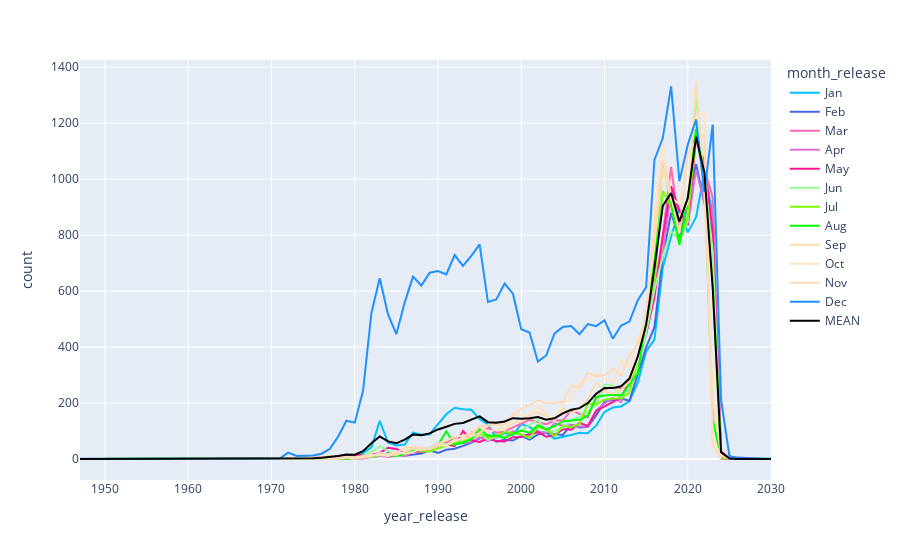

Notebook source saved alongside this figure:
### Code cell
releases_fig(dataframe)

### Figure 1 — Plotly figure (JSON) as saved in the notebook; plotly's stock layout.template omitted (floating-point values rounded to 4 significant figures)
{"data": [{"hovertemplate": "month_release=Jan<br>year_release=%{x}<br>count=%{y}<extra></extra>", "legendgroup": "Jan", "line": {"color": "deepskyblue", "dash": "solid"}, "marker": {"symbol": "circle"}, "mode": "lines", "name": "Jan", "orientation": "v", "showlegend": true, "type": "scatter", "x": [1959, 1974, 1975, 1976, 1977, 1978, 1979, 1980, 1981, 1982, 1983, 1984, 1985, 1986, 1987, 1988, 1989, 1990, 1991, 1992, 1993, 1994, 1995, 1996, 1997, 1998, 1999, 2000, 2001, 2002, 2003, 2004, 2005, 2006, 2007, 2008, 2009, 2010, 2011, 2012, 2013, 2014, 2015, 2016, 2017, 2018, 2019, 2020, 2021, 2022, 2023, 2024, 2025, 2030], "xaxis": "x", "y": [1, 1, 1, 2, 3, 10, 11, 9, 21, 42, 136, 59, 48, 52, 94, 87, 88, 125, 160, 183, 178, 176, 143, 123, 76, 93, 85, 125, 114, 98, 94, 73, 79, 86, 94, 92, 119, 168, 184, 188, 207, 273, 385, 427, 683, 794, 893, 810, 864, 1024, 876, 8, 2, 1], "yaxis": "y"}, {"hovertemplate": "month_release=Feb<br>year_release=%{x}<br>count=%{y}<extra></extra>", "legendgroup": "Feb", "line": {"color": "royalblue", "dash": "solid"}, "marker": {"symbol": "circle"}, "mode": "lines", "name": "Feb", "orientation": "v", "showlegend": true, "type": "scatter", "x": [1973, 1974, 1975, 1976, 1977, 1978, 1979, 1980, 1981, 1982, 1983, 1984, 1985, 1986, 1987, 1988, 1989, 1990, 1991, 1992, 1993, 1994, 1995, 1996, 1997, 1998, 1999, 2000, 2001, 2002, 2003, 2004, 2005, 2006, 2007, 2008, 2009, 2010, 2011, 2012, 2013, 2014, 2015, 2016, 2017, 2018, 2019, 2020, 2021, 2022, 2023, 2024, 2029], "xaxis": "x", "y": [3, 3, 1, 3, 2, 8, 3, 8, 6, 7, 11, 21, 14, 12, 15, 20, 31, 22, 33, 37, 47, 58, 74, 85, 62, 69, 66, 83, 69, 88, 95, 89, 86, 123, 113, 115, 156, 205, 212, 216, 208, 301, 399, 471, 721, 880, 786, 910, 1054, 917, 804, 8, 1], "yaxis": "y"}, {"hovertemplate": "month_release=Mar<br>year_release=%{x}<br>count=%{y}<extra></extra>", "legendgroup": "Mar", "line": {"color": "hotpink", "dash": "solid"}, "marker": {"symbol": "circle"}, "mode": "lines", "name": "Mar", "orientation": "v", "showlegend": true, "type": "scatter", "x": [1969, 1973, 1974, 1976, 1977, 1978, 1979, 1980, 1981, 1982, 1983, 1984, 1985, 1986, 1987, 1988, 1989, 1990, 1991, 1992, 1993, 1994, 1995, 1996, 1997, 1998, 1999, 2000, 2001, 2002, 2003, 2004, 2005, 2006, 2007, 2008, 2009, 2010, 2011, 2012, 2013, 2014, 2015, 2016, 2017, 2018, 2019, 2020, 2021, 2022, 2023, 2024, 2025], "xaxis": "x", "y": [1, 2, 5, 6, 4, 5, 4, 3, 2, 10, 10, 12, 16, 11, 25, 27, 37, 56, 58, 76, 61, 98, 92, 111, 94, 98, 113, 127, 140, 132, 124, 139, 138, 174, 160, 149, 216, 249, 257, 251, 263, 363, 446, 603, 799, 1044, 824, 905, 1161, 1036, 935, 29, 4], "yaxis": "y"}, {"hovertemplate": "month_release=Apr<br>year_release=%{x}<br>count=%{y}<extra></extra>", "legendgroup": "Apr", "line": {"color": "orchid", "dash": "solid"}, "marker": {"symbol": "circle"}, "mode": "lines", "name": "Apr", "orientation": "v", "showlegend": true, "type": "scatter", "x": [1962, 1974, 1975, 1976, 1977, 1979, 1980, 1981, 1982, 1983, 1984, 1985, 1986, 1987, 1988, 1989, 1990, 1991, 1992, 1993, 1994, 1995, 1996, 1997, 1998, 1999, 2000, 2001, 2002, 2003, 2004, 2005, 2006, 2007, 2008, 2009, 2010, 2011, 2012, 2013, 2014, 2015, 2016, 2017, 2018, 2019, 2020, 2021, 2022, 2023, 2024, 2025, 2026], "xaxis": "x", "y": [1, 1, 4, 1, 2, 1, 3, 2, 7, 12, 7, 12, 25, 25, 25, 37, 46, 56, 56, 57, 61, 77, 64, 80, 78, 100, 86, 83, 98, 94, 128, 119, 121, 116, 116, 174, 199, 218, 203, 274, 350, 486, 610, 731, 959, 891, 834, 1035, 914, 855, 1, 1, 2], "yaxis": "y"}, {"hovertemplate": "month_release=May<br>year_release=%{x}<br>count=%{y}<extra></extra>", "legendgroup": "May", "line": {"color": "deeppink", "dash": "solid"}, "marker": {"symbol": "circle"}, "mode": "lines", "name": "May", "orientation": "v", "showlegend": true, "type": "scatter", "x": [1972, 1975, 1976, 1977, 1978, 1979, 1980, 1981, 1982, 1983, 1984, 1985, 1986, 1987, 1988, 1989, 1990, 1991, 1992, 1993, 1994, 1995, 1996, 1997, 1998, 1999, 2000, 2001, 2002, 2003, 2004, 2005, 2006, 2007, 2008, 2009, 2010, 2011, 2012, 2013, 2014, 2015, 2016, 2017, 2018, 2019, 2020, 2021, 2022, 2023, 2024, 2025], "xaxis": "x", "y": [1, 2, 5, 6, 9, 9, 14, 13, 15, 22, 40, 36, 22, 31, 26, 36, 50, 53, 46, 100, 67, 61, 73, 64, 63, 78, 79, 90, 96, 80, 86, 107, 105, 129, 118, 172, 189, 204, 220, 278, 350, 446, 578, 794, 975, 888, 836, 1150, 1059, 810, 3, 1], "yaxis": "y"}, {"hovertemplate": "month_release=Jun<br>year_release=%{x}<br>count=%{y}<extra></extra>", "legendgroup": "Jun", "line": {"color": "palegreen", "dash": "solid"}, "marker": {"symbol": "circle"}, "mode": "lines", "name": "Jun", "orientation": "v", "showlegend": true, "type": "scatter", "x": [1954, 1970, 1971, 1973, 1974, 1975, 1976, 1977, 1978, 1979, 1980, 1981, 1982, 1983, 1984, 1985, 1986, 1987, 1988, 1989, 1990, 1991, 1992, 1993, 1994, 1995, 1996, 1997, 1998, 1999, 2000, 2001, 2002, 2003, 2004, 2005, 2006, 2007, 2008, 2009, 2010, 2011, 2012, 2013, 2014, 2015, 2016, 2017, 2018, 2019, 2020, 2021, 2022, 2023, 2024], "xaxis": "x", "y": [1, 1, 1, 2, 1, 1, 3, 11, 3, 6, 6, 10, 26, 46, 28, 13, 23, 36, 38, 33, 55, 54, 57, 65, 76, 92, 68, 81, 78, 90, 100, 122, 141, 99, 101, 111, 139, 152, 169, 194, 266, 263, 219, 252, 328, 450, 605, 724, 814, 782, 848, 1298, 997, 743, 11], "yaxis": "y"}, {"hovertemplate": "month_release=Jul<br>year_release=%{x}<br>count=%{y}<extra></extra>", "legendgroup": "Jul", "line": {"color": "lawngreen", "dash": "solid"}, "marker": {"symbol": "circle"}, "mode": "lines", "name": "Jul", "orientation": "v", "showlegend": true, "type": "scatter", "x": [1973, 1974, 1976, 1977, 1978, 1979, 1980, 1981, 1982, 1983, 1984, 1985, 1986, 1987, 1988, 1989, 1990, 1991, 1992, 1993, 1994, 1995, 1996, 1997, 1998, 1999, 2000, 2001, 2002, 2003, 2004, 2005, 2006, 2007, 2008, 2009, 2010, 2011, 2012, 2013, 2014, 2015, 2016, 2017, 2018, 2019, 2020, 2021, 2022, 2023, 2024, 2025], "xaxis": "x", "y": [2, 1, 3, 2, 2, 4, 3, 9, 6, 14, 17, 17, 22, 36, 28, 27, 38, 49, 60, 61, 77, 90, 77, 81, 97, 93, 88, 75, 115, 105, 82, 119, 114, 125, 198, 195, 213, 216, 217, 237, 359, 506, 646, 958, 902, 777, 865, 1158, 998, 625, 3, 1], "yaxis": "y"}, {"hovertemplate": "month_release=Aug<br>year_release=%{x}<br>count=%{y}<extra></extra>", "legendgroup": "Aug", "line": {"color": "lime", "dash": "solid"}, "marker": {"symbol": "circle"}, "mode": "lines", "name": "Aug", "orientation": "v", "showlegend": true, "type": "scatter", "x": [1950, 1952, 1971, 1972, 1973, 1975, 1976, 1977, 1979, 1981, 1982, 1983, 1984, 1985, 1986, 1987, 1988, 1989, 1990, 1991, 1992, 1993, 1994, 1995, 1996, 1997, 1998, 1999, 2000, 2001, 2002, 2003, 2004, 2005, 2006, 2007, 2008, 2009, 2010, 2011, 2012, 2013, 2014, 2015, 2016, 2017, 2018, 2019, 2020, 2021, 2022, 2023, 2024], "xaxis": "x", "y": [1, 1, 1, 2, 1, 1, 4, 7, 1, 9, 7, 18, 14, 11, 18, 28, 40, 35, 49, 99, 51, 59, 70, 106, 83, 85, 75, 91, 102, 94, 121, 106, 118, 135, 137, 140, 155, 222, 227, 230, 227, 266, 307, 500, 710, 1061, 917, 765, 930, 1179, 1024, 143, 3], "yaxis": "y"}, {"hovertemplate": "month_release=Sep<br>year_release=%{x}<br>count=%{y}<extra></extra>", "legendgroup": "Sep", "line": {"color": "navajowhite", "dash": "solid"}, "marker": {"symbol": "circle"}, "mode": "lines", "name": "Sep", "orientation": "v", "showlegend": true, "type": "scatter", "x": [1969, 1970, 1973, 1975, 1976, 1977, 1978, 1979, 1980, 1981, 1982, 1983, 1984, 1985, 1986, 1987, 1988, 1989, 1990, 1991, 1992, 1993, 1994, 1995, 1996, 1997, 1998, 1999, 2000, 2001, 2002, 2003, 2004, 2005, 2006, 2007, 2008, 2009, 2010, 2011, 2012, 2013, 2014, 2015, 2016, 2017, 2018, 2019, 2020, 2021, 2022, 2023, 2024, 2025], "xaxis": "x", "y": [1, 1, 1, 2, 6, 10, 5, 6, 1, 5, 12, 14, 16, 14, 27, 37, 32, 36, 48, 49, 70, 71, 81, 92, 120, 132, 103, 129, 133, 159, 167, 153, 144, 180, 164, 179, 214, 275, 242, 234, 246, 277, 354, 539, 765, 1040, 925, 862, 915, 1351, 953, 224, 13, 1], "yaxis": "y"}, {"hovertemplate": "month_release=Oct<br>year_release=%{x}<br>count=%{y}<extra></extra>", "legendgroup": "Oct", "line": {"color": "bisque", "dash": "solid"}, "marker": {"symbol": "circle"}, "mode": "lines", "name": "Oct", "orientation": "v", "showlegend": true, "type": "scatter", "x": [1958, 1971, 1973, 1974, 1975, 1976, 1977, 1978, 1979, 1980, 1981, 1982, 1983, 1984, 1985, 1986, 1987, 1988, 1989, 1990, 1991, 1992, 1993, 1994, 1995, 1996, 1997, 1998, 1999, 2000, 2001, 2002, 2003, 2004, 2005, 2006, 2007, 2008, 2009, 2010, 2011, 2012, 2013, 2014, 2015, 2016, 2017, 2018, 2019, 2020, 2021, 2022, 2023, 2024], "xaxis": "x", "y": [1, 1, 7, 2, 8, 2, 1, 2, 6, 5, 10, 15, 14, 11, 25, 19, 25, 39, 36, 54, 49, 64, 75, 97, 121, 95, 107, 104, 157, 156, 153, 191, 163, 135, 203, 212, 274, 283, 306, 291, 271, 354, 326, 433, 470, 884, 1135, 934, 911, 1119, 1218, 1243, 84, 2], "yaxis": "y"}, {"hovertemplate": "month_release=Nov<br>year_release=%{x}<br>count=%{y}<extra></extra>", "legendgroup": "Nov", "line": {"color": "peachpuff", "dash": "solid"}, "marker": {"symbol": "circle"}, "mode": "lines", "name": "Nov", "orientation": "v", "showlegend": true, "type": "scatter", "x": [1972, 1973, 1974, 1976, 1977, 1978, 1979, 1980, 1981, 1982, 1983, 1984, 1985, 1986, 1987, 1988, 1989, 1990, 1991, 1992, 1993, 1994, 1995, 1996, 1997, 1998, 1999, 2000, 2001, 2002, 2003, 2004, 2005, 2006, 2007, 2008, 2009, 2010, 2011, 2012, 2013, 2014, 2015, 2016, 2017, 2018, 2019, 2020, 2021, 2022, 2023, 2024], "xaxis": "x", "y": [1, 4, 1, 1, 4, 3, 6, 6, 5, 9, 23, 16, 22, 40, 45, 39, 36, 54, 66, 79, 84, 86, 117, 120, 122, 126, 159, 179, 193, 210, 199, 200, 205, 263, 254, 308, 295, 300, 322, 299, 370, 410, 511, 830, 1067, 935, 808, 1092, 1136, 1160, 47, 2], "yaxis": "y"}, {"hovertemplate": "month_release=Dec<br>year_release=%{x}<br>count=%{y}<extra></extra>", "legendgroup": "Dec", "line": {"color": "dodgerblue", "dash": "solid"}, "marker": {"symbol": "circle"}, "mode": "lines", "name": "Dec", "orientation": "v", "showlegend": true, "type": "scatter", "x": [1947, 1952, 1964, 1968, 1969, 1970, 1971, 1972, 1973, 1974, 1975, 1976, 1977, 1978, 1979, 1980, 1981, 1982, 1983, 1984, 1985, 1986, 1987, 1988, 1989, 1990, 1991, 1992, 1993, 1994, 1995, 1996, 1997, 1998, 1999, 2000, 2001, 2002, 2003, 2004, 2005, 2006, 2007, 2008, 2009, 2010, 2011, 2012, 2013, 2014, 2015, 2016, 2017, 2018, 2019, 2020, 2021, 2022, 2023, 2024, 2025, 2026, 2030], "xaxis": "x", "y": [1, 1, 1, 2, 2, 1, 2, 23, 11, 12, 13, 19, 36, 80, 137, 130, 244, 521, 646, 517, 446, 559, 652, 620, 666, 672, 660, 729, 690, 726, 767, 561, 570, 627, 591, 464, 452, 348, 370, 449, 472, 475, 446, 482, 475, 496, 430, 477, 491, 568, 614, 1069, 1147, 1332, 993, 1123, 1213, 954, 1195, 212, 12, 1, 1], "yaxis": "y"}, {"hovertemplate": "month_release=MEAN<br>year_release=%{x}<br>count=%{y}<extra></extra>", "legendgroup": "MEAN", "line": {"color": "black", "dash": "solid"}, "marker": {"symbol": "circle"}, "mode": "lines", "name": "MEAN", "orientation": "v", "showlegend": true, "type": "scatter", "x": ["1947", "1950", "1952", "1954", "1958", "1959", "1962", "1964", "1968", "1969", "1970", "1971", "1972", "1973", "1974", "1975", "1976", "1977", "1978", "1979", "1980", "1981", "1982", "1983", "1984", "1985", "1986", "1987", "1988", "1989", "1990", "1991", "1992", "1993", "1994", "1995", "1996", "1997", "1998", "1999", "2000", "2001", "2002", "2003", "2004", "2005", "2006", "2007", "2008", "2009", "2010", "2011", "2012", "2013", "2014", "2015", "2016", "2017", "2018", "2019", "2020", "2021", "2022", "2023", "2024", "2025", "2026", "2029", "2030"], "xaxis": "x", "y": [0.08333, 0.08333, 0.1667, 0.08333, 0.08333, 0.08333, 0.08333, 0.08333, 0.1667, 0.3333, 0.25, 0.4167, 2.25, 2.75, 2.25, 2.75, 4.583, 7.333, 10.58, 16.17, 15.67, 28, 56.42, 80.5, 63.17, 56.17, 69.17, 87.42, 85.08, 91.5, 105.8, 115.5, 125.7, 129, 139.4, 152.7, 131.7, 129.5, 134.2, 146, 143.5, 145.3, 150.4, 140.2, 145.3, 162.8, 176.1, 181.8, 199.9, 233.2, 253.8, 253.4, 259.8, 287.4, 366.3, 479.3, 683.2, 905, 950.9, 848.3, 932.2, 1151.0, 1023.0, 611.8, 24.58, 1.833, 0.25, 0.08333, 0.1667], "yaxis": "y"}], "layout": {"legend": {"title": {"text": "month_release"}, "tracegroupgap": 0}, "margin": {"t": 60}, "xaxis": {"anchor": "y", "domain": [0, 1], "title": {"text": "year_release"}}, "yaxis": {"anchor": "x", "domain": [0, 1], "title": {"text": "count"}}}}
